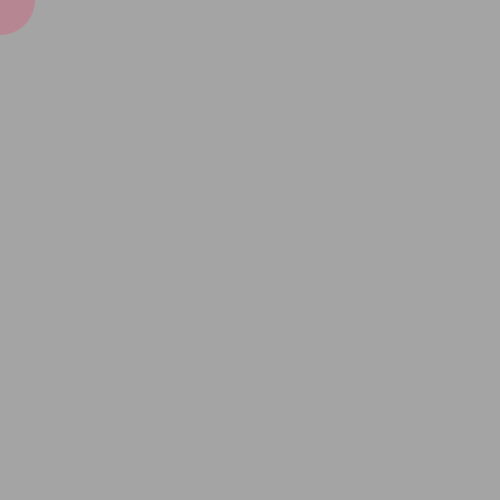
Frame 1 (no input)
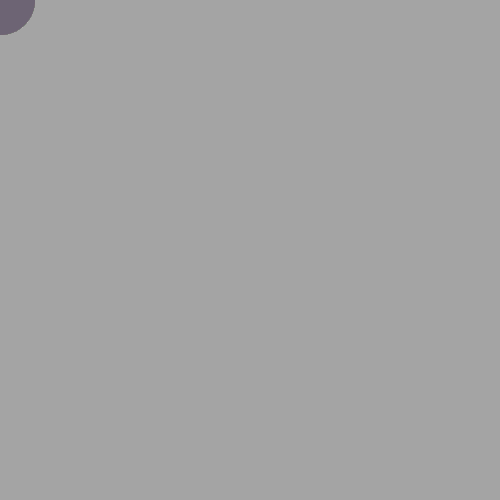
Frame 60 (the mouse pressed at the canvas centre just before this capture)
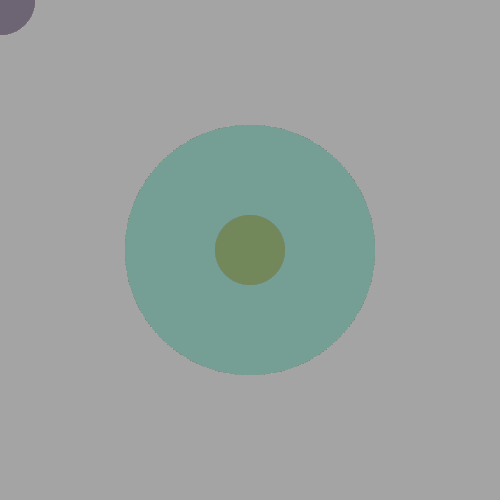
Frame 120 (the mouse held since frame 60 and released just before this capture)

The Processing sketch that drew these frames (run headless with seeded random() and noise(); from frame 60 on, the mouse is pressed at the canvas centre):

// Processing sketch: processing_13922
// ── processing_13922.pde

//tiffany dittus
// Over Joyed 
    
 void setup() {
  size(500,500);
  noStroke();
  background(random(255));
}

void draw() {
  //background(random(255));

  noStroke();
  fill(random(255),random(255),random(255), 20);
  ellipse(250, 250, mouseX, mouseY);
  
  noStroke();
  fill(random(255),random(255),random(255),90);
  ellipse(mouseX,mouseY,70,70);



}



               
